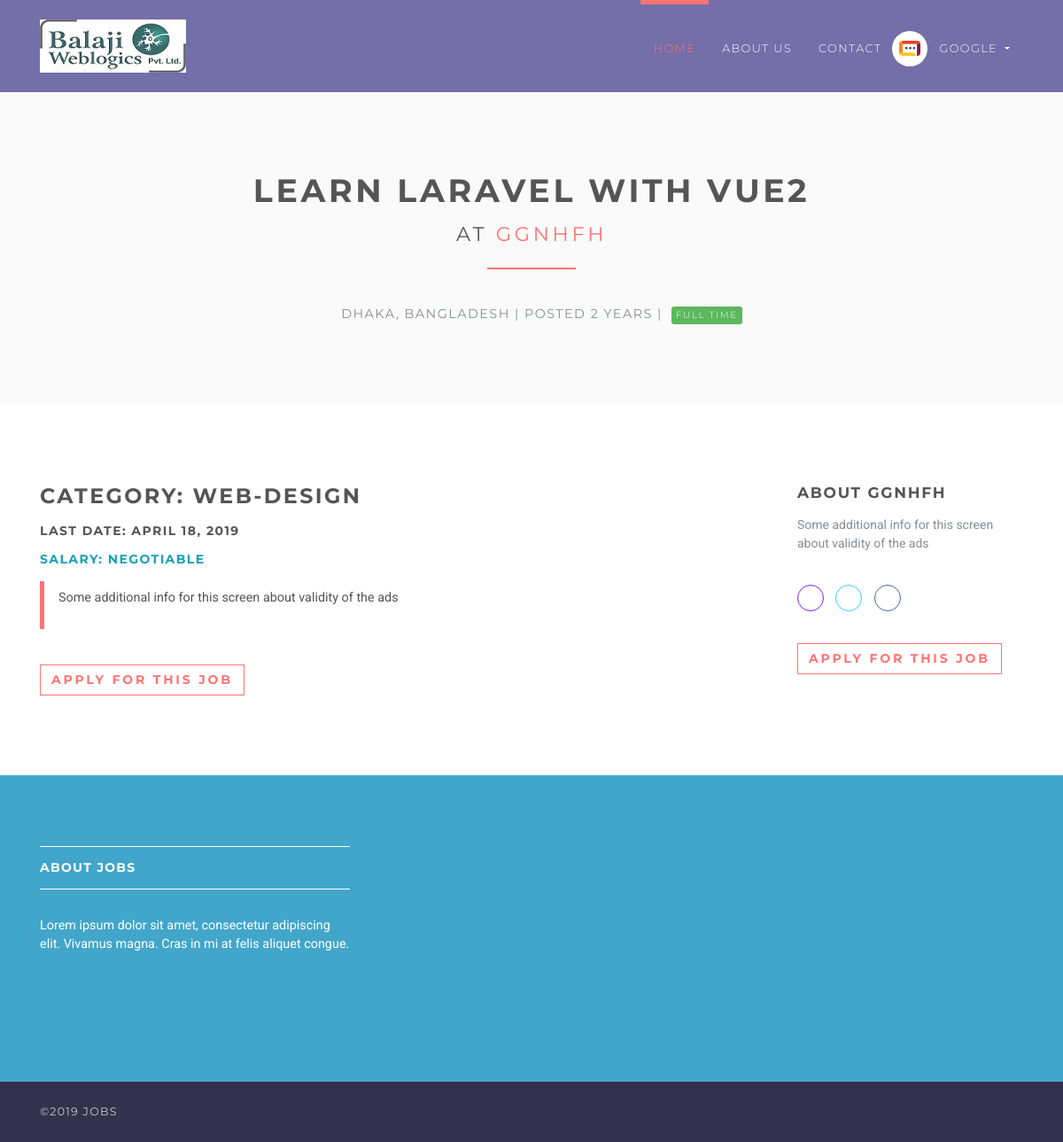
Screenshot of /jobs/1 (signed in) with the database file from the repository.
### accounts/models.py (models this page shows, shortened)
class User(AbstractUser):
    username = None
    role = models.CharField(max_length=12, error_messages={
        'required': "Role must be provided"
    })
    gender = models.CharField(max_length=10, blank=True, null=True, default="")
    email = models.EmailField(unique=True, blank=False,
                              error_messages={
                                  'unique': "A user with that email already exists.",
                              })
    USERNAME_FIELD = "email"
    REQUIRED_FIELDS = []
    objects = UserManager()

### jobsapp/models.py (models this page shows, shortened)
class Job(models.Model):
    user = models.ForeignKey(User, on_delete=models.CASCADE)
    title = models.CharField(max_length=300)
    description = models.TextField()
    location = models.CharField(max_length=150)
    type = models.CharField(choices=JOB_TYPE, max_length=10)
    category = models.CharField(max_length=100)
    last_date = models.DateTimeField()
    company_name = models.CharField(max_length=100)
    company_description = models.CharField(max_length=300)
    website = models.CharField(max_length=100, default="")
    created_at = models.DateTimeField(default=timezone.now)
    filled = models.BooleanField(default=False)

### jobsapp/views/home.py (the view)
# urls.py: path('jobs/<int:id>', JobDetailsView.as_view(), name='jobs-detail'),
class JobDetailsView(DetailView):
    model = Job
    template_name = 'jobs/details.html'
    context_object_name = 'job'
    pk_url_kwarg = 'id'
    def get_object(self, queryset=None):
        obj = super(JobDetailsView, self).get_object(queryset=queryset)
        if obj is None:
            raise Http404("Job doesn't exists")
        return obj
    def get(self, request, *args, **kwargs):
        try:
            self.object = self.get_object()
        except Http404:
            raise Http404("Job doesn't exists")
        context = self.get_context_data(object=self.object)
        return self.render_to_response(context)

### jobsapp/templatetags/is_already_applied.py (called while the page is built)
@register.simple_tag(name='is_already_applied')
def is_already_applied(job, user):
    applied = Applicant.objects.filter(job=job, user=user)
    if applied:
        return True
    else:
        return False

### templates/jobs/details.html (shortened to what this page needs)
{% extends 'base.html' %}
{% load static %}
{% load is_already_applied %}
{% block content %}
    <section class="bg-light-gray">
        <div class="container">
            <h1 class="heading">{{ job.title }}<br>
                <small>at <a href="#"> {{ job.company_name }}</a></small>
            </h1>
            <div class="job-detail-description"><i class="fa fa-map-marker job__location"> </i>
                {{ job.location }} | Posted {{ job.created_at|timesince }} |
                {% if job.type == '1' %}
                    <span class="badge featured-badge badge-success">Full time</span>
                {% elif job.type == '2' %}
                    <span class="badge featured-badge badge-primary">Part time</span>
                {% else %}
                    <span style="color: #ffffff;" class="badge featured-badge badge-warning">Internship</span>
                {% endif %}
            </div>
        </div>
    </section>
    <section>
        <div class="container">
            <div class="row">
                <div class="col-lg-8">
                    <h3>Category: {{ job.category }}</h3>
                    <h5>Last date: {{ job.last_date|date }}</h5>
                    <h5 class="text-info">Salary: Negotiable</h5>
                    <blockquote class="blockquote">
                        <p>{{ job.description }}</p>
                    </blockquote>
                    <div class="job-detail__apply-bottom">
                        {% if request.user.is_authenticated %}
                            {% is_already_applied job request.user as is_applied %}
                            {% if is_applied %}
                                <input type="button" class="btn btn-outline-white-primary" value="Already applied"/>
                            {% else %}
                                <form action="{% url 'jobs:apply-job' job.id %}" method="post">
                                    <input type="submit" class="btn btn-outline-white-primary"
                                           value="Apply for this job"/>
                                </form>
                            {% endif %}
                        {% endif %}
                    </div>
                </div>
                <div class="col-lg-1"></div>
                <div class="col-lg-3">
                    <h4>About {{ job.company_name }}</h4>
                    <p class="job-detail__company-description">{{ job.company_description }}</p>
                    <p class="job-detail__social social social--outline">
                        <a href="{{ job.website }}" data-toggle="tooltip" data-placement="top" title="Website"
                           class="link">
                            <i class="fa fa-link"></i>
                        </a>
                        <a href="#" data-toggle="tooltip" data-placement="top" title="Twitter" class="twitter">
                            <i class="fa fa-twitter"></i>
                        </a>
                        <a href="#" data-toggle="tooltip" data-placement="top" title="Facebook" class="facebook">
                            <i class="fa fa-facebook"></i>
                        </a>
                    </p>
                    <div class="job-detail__apply-top">
                        {% if is_applied %}
                            <input type="button" class="btn btn-outline-white-primary" value="Already applied"/>
                        {% else %}
                            <form action="{% url 'jobs:apply-job' job.id %}" method="post">
                                <input type="submit" class="btn btn-outline-white-primary" value="Apply for this job"/>
                            </form>
                        {% endif %}
                    </div>
                </div>
            </div>
        </div>
    </section>
{% endblock %}

### templates/base.html (shortened to what this page needs)
{% load static %}
<!DOCTYPE html>
<html>
<head>
    <link rel="stylesheet"
          href="{% static 'vendor/bootstrap/css/bootstrap.min.css' %}">
    <link rel="stylesheet"
          href="{% static 'vendor/font-awesome/css/font-awesome.min.css' %}">
    <link rel="stylesheet"
          href="{% static 'vendor/owl.carousel/assets/owl.carousel.css' %}">
    <link rel="stylesheet"
          href="{% static 'vendor/owl.carousel/assets/owl.theme.default.css' %}">
    <link rel="stylesheet" href="{% static 'css/style.default.css' %}"
          id="theme-stylesheet">
    <link rel="stylesheet" href="{% static 'css/custom.css' %}">
</head>
<body>
<header class="header">
    <nav class="navbar navbar-expand-lg">
        <div class="container">
            <a href="/" class="navbar-brand">
                <img src="{% static 'img/logo.jpg' %}" alt="logo" class="d-none d-lg-block">
            </a>
            <div id="navbarSupportedContent" class="collapse navbar-collapse">
                <ul class="navbar-nav ml-auto">
                    <li class="nav-item active">
                        <a href="/" class="nav-link">Home <span class="sr-only">(current)</span></a>
                    </li>
                    <li class="nav-item">
                        <a href="#" class="nav-link">About Us</a>
                    </li>
                    <li class="nav-item">
                        <a href="#" class="nav-link">Contact</a>
                    </li>
                    {% if request.user.is_authenticated and request.user.role == 'employer' %}
                        <li class="nav-item dropdown">
                            <a id="clientZone" href="#" data-toggle="dropdown"
                               aria-haspopup="true" aria-expanded="false"
                               class="nav-link dropdown-toggle has-img mb-3 mb-lg-0 mt-3 mt-lg-0">
                                <div class="client-menu-image">
                                    <div class="inner">
                                        <img src="{% static 'img/company-1.png' %}"
                                             alt="company image"
                                             class="img-fluid">
                                    </div>
                                </div>
                                {% if request.user.role == 'employee' %}
                                    {{ request.user.first_name }} {{ request.user.last_name }}
                                {% else %}
                                    {{ request.user.first_name }}
                                {% endif %}
                            </a>
                        </li>
                    {% endif %}
                </ul>
            </div>
        </div>
    </nav>
</header>
<div>
    {% block content %} {% endblock %}
</div>
<footer class="footer">
    <div class="footer__block">
        <div class="container">
            <div class="row">
                <div class="col-lg-4 col-md-12 mb-5">
                    <h4 class="h5">About Jobs</h4>
                    <p> Lorem ipsum dolor sit amet, consectetur adipiscing elit. Vivamus magna. Cras in mi at felis
                        aliquet congue. </p>
                </div>
            </div>
        </div>
    </div>
    <div class="footer__copyright">
        <div class="container">
            <div class="row">
                <div class="col-md-6 text-md-left text-center">
                    <p>&copy;2019 Jobs</p>
                </div>
            </div>
        </div>
    </div>
</footer>
</body>
</html>

### rows the page displays
User: user.first_name "GOOGLE"
Job: title "LEARN LARAVEL WITH VUE2", company_name "GGNHFH", location "DHAKA, BANGLADESH", created_at "2 YEARS", category "WEB-DESIGN", last_date "APRIL 18, 2019", description "Some additional info for this screen about validity of the ads", company_description "Some additional info for this screen about validity of the ads"
